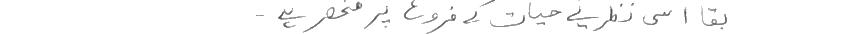
#> input picture data/raw/other/handwritten_000004.png, 847 x 34 px
$ jupyter execute SI26_Week2_MuhammadHassaan.ipynb   (shell and % lines are left out)
#> lines starting #> are read from the running program, lines starting #| are printed output that depends on the picture; after the words box and inside, x2 and y2 are one past the last pixel; in counts of white or black regions, pixels touching at a corner belong together
<a href="https://colab.research.google.com/github/hassanatif992-hash/urdu-ocr-codesaviours-si26-MuhammadHassaan/blob/main/SI26_Week2_MuhammadHassaan.ipynb" target="_parent"></a>

# Week 2 – Urdu OCR Image Preprocessing and OCR Testing

Name: Muhammad Hassaan
Batch: SI-26
Project: Urdu OCR

## Objective
This notebook preprocesses Urdu OCR images using OpenCV and tests Tesseract OCR on Urdu text.

[cell 1]

import cv2
import numpy as np
from PIL import Image
import os
import glob
import matplotlib.pyplot as plt
import pytesseract

print("Libraries loaded successfully!")

[cell 2]
folders = [
    "data/raw/books",
    "data/raw/newspaper",
    "data/raw/signboards",
    "data/raw/synthetic",
    "data/raw/other",
    "data/processed"
]

for folder in folders:
    os.makedirs(folder, exist_ok=True)

print("Folders created successfully!")

[cell 3]
def preprocess_image(image_path, save_path):
#> called with image_path = 'data/raw/other/handwritten_000004.png'
    img = cv2.imread(image_path)
#> img is the input picture: shape (34, 847, 3); min 65, max 255, mean 248.9

    if img is None:
        print("Could not load:", image_path)
        return None

    gray = cv2.cvtColor(img, cv2.COLOR_BGR2GRAY)

    h, w = gray.shape
#> h = 34; w = 847
    scale = 600 / w
#> scale = 0.708
    resized = cv2.resize(gray, (int(w * scale), int(h * scale)))
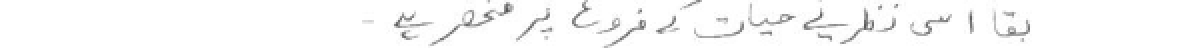
#> resized: shape (24, 600) (shown 2 times larger); min 82, max 255, mean 248.9

    denoised = cv2.GaussianBlur(resized, (5, 5), 0)
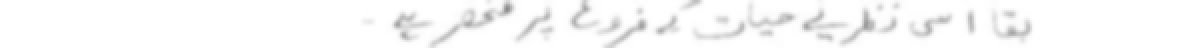
#> denoised: shape (24, 600) (shown 2 times larger); min 138, max 255, mean 248.9

    binary = cv2.adaptiveThreshold(
        denoised,
        255,
        cv2.ADAPTIVE_THRESH_GAUSSIAN_C,
        cv2.THRESH_BINARY,
        11,
        2
    )
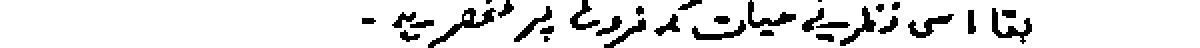
#> binary: shape (24, 600) (shown 2 times larger); 89.1% white; 32 black regions (8 under 20 px), largest, box (x1, y1, x2, y2) and area: (214, 4, 248, 24) 155, (496, 4, 516, 22) 114, (374, 0, 398, 14) 109

    cv2.imwrite(save_path, binary)
    return binary

print("Preprocessing function ready!")

[cell 4]
all_images = []
for ext in ["png", "PNG", "jpg", "jpeg", "JPG", "JPEG"]:
    all_images += glob.glob(f"data/raw/**/*.{ext}", recursive=True)

print("Total raw images:", len(all_images))

processed_count = 0

for img_path in all_images:
    category = img_path.split("/")[-2]
    filename = os.path.basename(img_path)

    save_dir = f"data/processed/{category}"
    os.makedirs(save_dir, exist_ok=True)

    save_path = f"{save_dir}/{filename}"

    result = preprocess_image(img_path, save_path)

    if result is not None:
        processed_count += 1

print("Processed images:", processed_count)

[cell 5]
processed_images = []
for ext in ["png", "PNG", "jpg", "jpeg", "JPG", "JPEG"]:
    processed_images += glob.glob(f"data/processed/**/*.{ext}", recursive=True)

print("Total processed images:", len(processed_images))

[cell 6]
for img_path in processed_images[:5]:
    img = Image.open(img_path)

    plt.figure(figsize=(8, 3))
    plt.imshow(img, cmap="gray")
    plt.title(img_path)
    plt.axis("off")
    plt.show()

[cell 7]

print("Tesseract installed successfully!")

[cell 8]
print("=== Tesseract OCR Results ===")

for img_path in processed_images[:5]:
    img = Image.open(img_path)
    text = pytesseract.image_to_string(img, lang="urd")

    print("Image:", img_path)
    print("OCR Output:")
    print(text)
    print("-" * 50)

# Gap Analysis

## Observations

- Tesseract OCR produced incorrect results for several Urdu images.
- Some images returned empty text.
- Some Urdu characters were recognized incorrectly.
- Connected Urdu letters were broken into separate characters.
- Words were incomplete or missing.

## Why Tesseract Fails on Urdu

Urdu is a cursive language where letters are connected. The shape of each letter changes depending on its position in a word. Urdu also contains dots and complex ligatures, making recognition difficult for general OCR engines like Tesseract.

## Conclusion

The OCR results show that Tesseract has limited accuracy for Urdu text recognition. A dedicated Urdu OCR model trained on Urdu datasets is required to achieve better performance.

[cell 9]
from google.colab import drive
drive.mount('/content/drive')

# Week 2 – Day 4: Dataset Verification

## Objective
Verify raw and processed dataset folders and confirm that all images are organized correctly.

[cell 10]
import os
import glob
import pandas as pd

categories = ["books", "newspaper", "signboards", "synthetic", "other"]

print("Raw Dataset Count:")
for category in categories:
    files = glob.glob(f"data/raw/{category}/*")
    print(category, ":", len(files))

print("\nProcessed Dataset Count:")
for category in categories:
    files = glob.glob(f"data/processed/{category}/*")
    print(category, ":", len(files))

[cell 11]
dataset_info = []

for category in categories:
    raw_files = glob.glob(f"data/raw/{category}/*")
    processed_files = glob.glob(f"data/processed/{category}/*")

    dataset_info.append({
        "category": category,
        "raw_images": len(raw_files),
        "processed_images": len(processed_files)
    })

df_summary = pd.DataFrame(dataset_info)
df_summary

[cell 12]
df_summary.to_csv("week2_dataset_summary.csv", index=False)

print("week2_dataset_summary.csv created successfully!")

[cell 13]
import os

required_paths = [
    "data/raw",
    "data/processed",
    "week2_dataset_summary.csv"
]

for path in required_paths:
    if os.path.exists(path):
        print(path, "exists")
    else:
        print(path, "missing")
